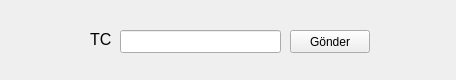
<?xml version="1.0" encoding="UTF-8"?>
<ui version="4.0">
 <class>MainWindow</class>
 <widget class="QMainWindow" name="MainWindow">
  <property name="geometry">
   <rect>
    <x>0</x>
    <y>0</y>
    <width>456</width>
    <height>80</height>
   </rect>
  </property>
  <property name="windowTitle">
   <string>MainWindow</string>
  </property>
  <widget class="QWidget" name="centralwidget">
   <widget class="QPushButton" name="pushButton">
    <property name="geometry">
     <rect>
      <x>290</x>
      <y>30</y>
      <width>80</width>
      <height>23</height>
     </rect>
    </property>
    <property name="text">
     <string>Gönder</string>
    </property>
   </widget>
   <widget class="QLabel" name="label">
    <property name="geometry">
     <rect>
      <x>90</x>
      <y>24</y>
      <width>59</width>
      <height>31</height>
     </rect>
    </property>
    <property name="font">
     <font>
      <pointsize>12</pointsize>
     </font>
    </property>
    <property name="text">
     <string>TC</string>
    </property>
   </widget>
   <widget class="QLineEdit" name="lineEdit">
    <property name="geometry">
     <rect>
      <x>120</x>
      <y>30</y>
      <width>161</width>
      <height>23</height>
     </rect>
    </property>
   </widget>
  </widget>
 </widget>
 <resources/>
 <connections/>
</ui>
